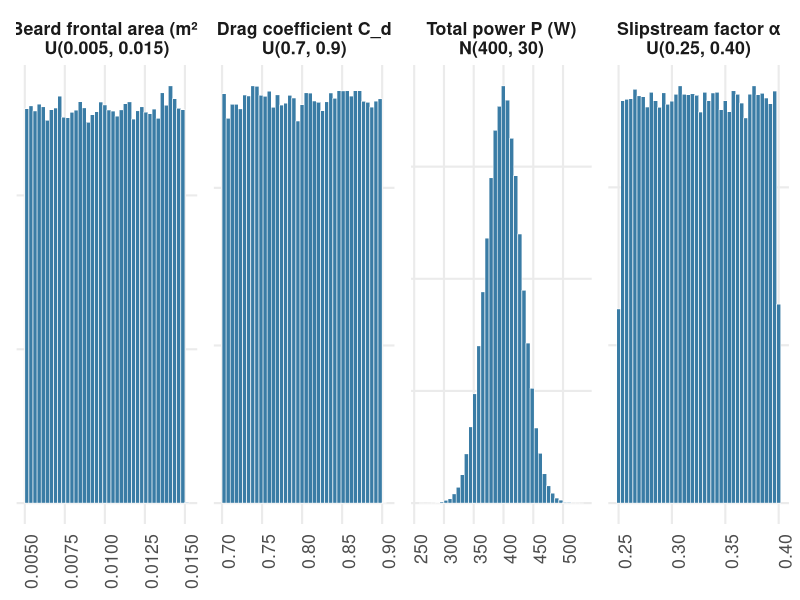
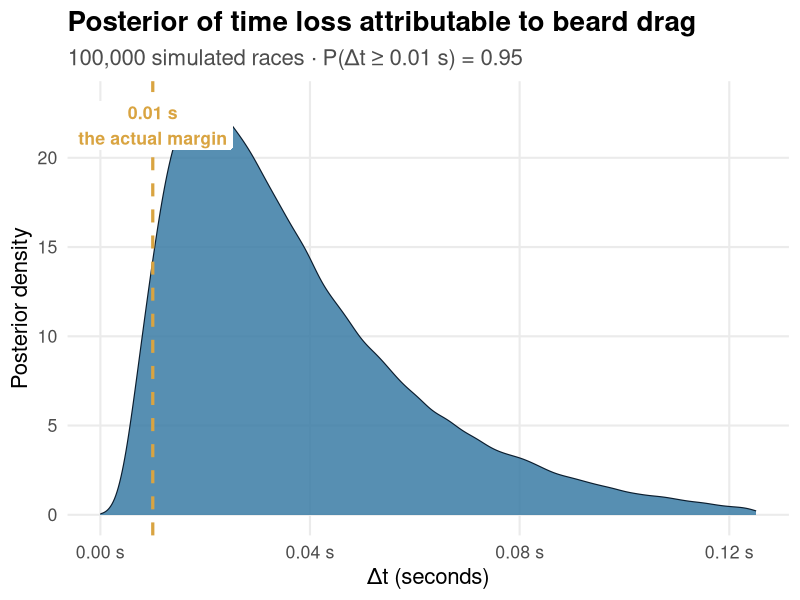

Recreate these plots in R, in order.
## ---- chunk 1
library(tidyverse)
library(scales)

theme_talk <- function() {
  theme_minimal(base_size = 16, base_family = "sans") +
    theme(
      plot.title = element_text(face = "bold", size = 20),
      plot.subtitle = element_text(color = "grey30"),
      panel.grid.minor = element_blank(),
      plot.background = element_rect(fill = "white", color = NA),
      panel.background = element_rect(fill = "white", color = NA)
    )
}

ice_blue   <- "#3a7ca5"
ice_navy   <- "#0b1d2e"
ice_silver <- "#c9d6df"
accent     <- "#d9a441"
## ---- chunk 2
set.seed(2026)
N <- 100000
priors <- tibble(
  draw = 1:N,
  A_beard = runif(N, 0.005, 0.015),
  Cd_body = runif(N, 0.7, 0.9),
  P_total = rnorm(N, 400, 30),
  alpha   = runif(N, 0.25, 0.40)
) |> pivot_longer(-draw)

label_lookup <- c(
  A_beard = "Beard frontal area (m²)\nU(0.005, 0.015)",
  Cd_body = "Drag coefficient C_d\nU(0.7, 0.9)",
  P_total = "Total power P (W)\nN(400, 30)",
  alpha   = "Slipstream factor α\nU(0.25, 0.40)"
)
priors$name <- factor(priors$name, levels = names(label_lookup),
                      labels = label_lookup)

ggplot(priors, aes(value)) +
  geom_histogram(bins = 40, fill = ice_blue, color = "white", linewidth = 0.2) +
  facet_wrap(~name, scales = "free", nrow = 1) +
  labs(x = NULL, y = NULL) +
  theme_talk() +
  theme(axis.text.y = element_blank(),
        strip.text = element_text(face = "bold"),
        axis.text.x = element_text(angle = 90)) 
## ---- chunk 3
set.seed(1980)
N <- 100000;  rho <- 1.2;  A_body <- 0.5
T_total <- 41*60 + 57.64

v_segments <- c(5000 / (13*60 + 25.00),
                5000 / ((25*60 + 51.97) - (13*60 + 25.00)),
                5000 / ((41*60 + 57.64) - (25*60 + 51.97)))

profile    <- c(up = 0.4, flat = 0.3, down = 0.3)
speed_mult <- c(up = 0.7, flat = 1.0, down = 1.3)

A_beard <- runif(N, 0.005, 0.015)
Cd_body <- runif(N, 0.7, 0.9)
P_total <- rnorm(N, 400, 30)
alpha   <- runif(N, 0.25, 0.40)

v3_mean <- numeric(N)
for (k in 1:3) {
  v_obs <- v_segments[k]
  scale <- v_obs / sum(profile * speed_mult)
  for (seg in names(profile)) {
    v <- rnorm(N, speed_mult[seg] * scale, 0.2);  v[v < 1] <- 1
    v3_mean <- v3_mean + profile[seg] * v^3
  }
}
v3_mean <- v3_mean / 3

P_drag_body  <- 0.5 * rho * Cd_body * A_body * v3_mean
P_drag_beard <- P_drag_body * (A_beard / A_body) * alpha^3
delta_time   <- T_total * (P_drag_beard / P_total)

p_active        <- runif(N, 0.05, 0.20)   # fraction of race in beard-exposed posture
delta_time_real <- delta_time * p_active
## ---- chunk 4
df <- tibble(delta_time_real = delta_time_real)

p_loss <- mean(delta_time_real >= 0.01)

ggplot(df, aes(delta_time_real)) +
  geom_density(fill = ice_blue, color = ice_navy, alpha = 0.85, linewidth = 0.4) +
  geom_vline(xintercept = 0.01, linetype = "dashed",
             color = accent, linewidth = 1.1) +
  annotate("label", x = 0.01, y = Inf, vjust = 1.4,
           label = "0.01 s\nthe actual margin",
           color = accent, fill = "white", size = 4.5,
           label.size = 0, fontface = "bold") +
  scale_x_continuous(labels = label_number(accuracy = 0.01, suffix = " s"),
                     limits = c(0, quantile(df$delta_time_real, 0.995))) +
  labs(
    title = "Posterior of time loss attributable to beard drag",
    subtitle = sprintf("100,000 simulated races · P(Δt ≥ 0.01 s) = %.2f",
                       p_loss),
    x = "Δt (seconds)",
    y = "Posterior density"
  ) +
  theme_talk()
